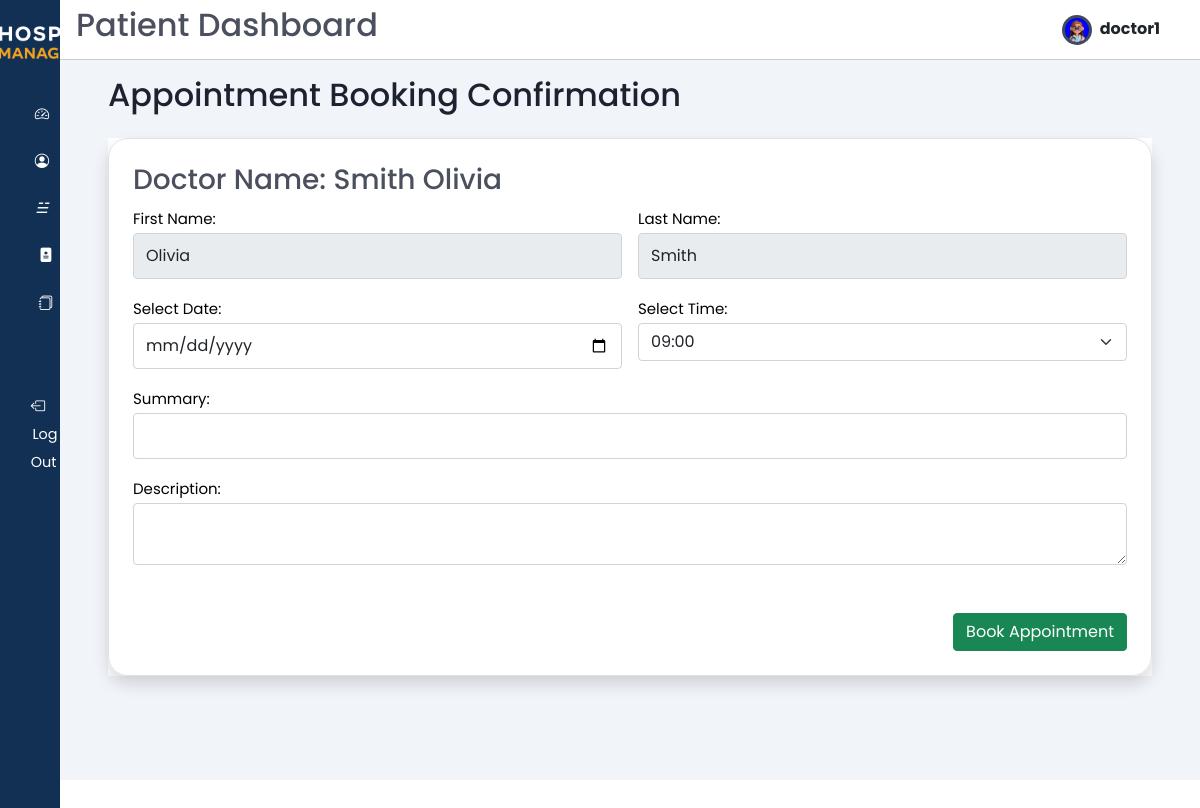
Page /patient_confirm_book/doctor1/ (signed in) on the committed database.
### users/models.py (models this page shows, shortened)
class Users(AbstractUser):
    email = models.CharField(max_length=50,unique=True)
    username = models.CharField(max_length=50, unique=True)
    password = models.CharField(max_length=200)
    first_name = models.CharField(max_length=50)
    last_name = models.CharField(max_length=50)
    gender_choices = (("Male", "Male"), ("Female", "Female"))
    gender = models.CharField(max_length=10, choices=gender_choices, default="not_known")
    birthday = models.DateField(null=True, blank=True)
    is_doctor = models.BooleanField(default=False)
    profile_avatar = models.ImageField(upload_to="users/profiles", blank=True, default="doctor/profiles/download.png")
    id_address = models.ForeignKey(Address, on_delete=models.CASCADE, null=True)
    class Meta:
      verbose_name = "User"
      verbose_name_plural = "Users"

class Doctors(models.Model):
  user = models.OneToOneField(Users, on_delete=models.CASCADE, primary_key=True)
  specialty = models.ForeignKey(Specialty,on_delete=models.CASCADE)
  bio = models.TextField()
  class Meta:
    verbose_name = "Doctor"
    verbose_name_plural = "Doctors"

### patients/views.py (the view, shortened to what this page needs)
# urls.py: path('patient_confirm_book/<str:doctor>/', patient_confirm_book, name='patient_confirm_book'),
@login_required(login_url='/login')
def patient_confirm_book(request , doctor):
  print(doctor)
  doc = Doctors.objects.get(user__username=doctor)
  if doc:
    times = Time.objects.all()
    return render(request,'patients/patient_confirm_book.html' ,{'times':times ,'doctor': doc })
  doctors = Doctors.objects.all()
  return render(request,'patients/book_appointment.html',{"doctors":doctors})

### templates/patients/patient_confirm_book.html (shortened to what this page needs)
{% extends 'patients/base.html' %}
{% load static %}
{% block page_title %} Patient Dashboard {% endblock page_title %}
{% block content %}
<main>
  <h2 class="dash-title">Appointment Booking Confirmation</h2>
  <section class="recent">
    <div class="table-div bg-white">
      <div >
        <div class="container">
          <div class="row">
            <div class="col-md-10 border p-4 shadow text-black" style="width: 100%; border-radius: 20px">
              <div class="col-12 text-black">
                <h3>Doctor Name: {{ doctor.user.last_name }} {{ doctor.user.first_name }}</h3>
              </div>
              <form method="POST" class="needs-validation" nonalidate="" autocomplete="off" enctype="multipart/form-data">
                <div class="row g-3">
                  <div class="col-md-6">
                    <label for="first-name" style="color: black">First Name:</label><br />
                    <input type="text" class="form-control" name="foname" id="first-name" value="{{ request.user.first_name }}" disabled />
                  </div>
                  <div class="col-md-6">
                    <label for="last-name" style="color: black">Last Name:</label><br />
                    <input type="text" class="form-control" id="last-name" name="loname" value="{{ request.user.last_name }}" disabled />
                  </div>
                  <div class="col-md-6">
                    <label for="dates" style="color: black">Select Date:</label><br />
                    <input type="date" class="form-control" id="dates" name="date" placeholder="Enter Date" required />
                  </div>
                  <div class="col-md-6">
                    <label for="times" style="color: black">Select Time:</label><br />
                    <select name="time" class="form-select">
                      {% for time in times %}
                      <option value="{{time.time}}">{{time.time}}</option>
                      {% endfor %}
                    </select>
                  </div>
                  <div class="col-md-12 mt-3">
                    <label for="spec" style="color: black">Summary:</label><br />
                    <input type="text" class="form-control" name="summary" id="spec" required />
                  </div>
                  <div class="col-md-12 mt-3">
                    <label for="message" style="color: black">Description:</label><br />
                    <textarea class="form-control" id="message" name="description"style="resize: vertical;"></textarea>
                  </div>
                  <div class="col-12 mt-5">
                    <button type="submit" class="btn btn-success float-end">Book Appointment</button>
                  </div>
                </div>
              </form>
            </div>
          </div>
        </div>
      </div>
    </div>
  </section>
</main>
{% endblock %}

### templates/patients/base.html (shortened to what this page needs)
{% load static %}
<!DOCTYPE HTML>
<html lang="en">
<head>
  <link  href="{% static 'css/style-appointments.css' %}" rel="stylesheet">
  <link href="{% static 'css/bootstrap.min.css' %}" rel="stylesheet"/>
  <link href="{% static 'css/base-style.css' %}" rel="stylesheet"/>
  <link rel="stylesheet" href="https://cdn.jsdelivr.net/gh/lykmapipo/themify-icons@0.1.2/css/themify-icons.css">
  <link  href="{% static 'css/style.css' %}" rel="stylesheet">
  <link  href="{% static 'css/bootstrap-icons.css' %}" rel="stylesheet">
  <link  href="{% static 'css/jquery.dataTables.min.css' %}" rel="stylesheet">
  <link  href="{% static 'css/styleblog.css' %}" rel="stylesheet">
  <link  href="{% static 'css/styleblog-responsive.css' %}" rel="stylesheet">
</head>
<body>
  <div class="sidebar">
    <div class="sidebar-header pt-4">
      <div class="text-center my-">
        <img src="{% static 'img/white-logo.png' %}" alt="logo" class="img-fluid" style="max-width: 170px;" />
      </div>
    </div>
    <div class="sidebar-menu">
      <ul>
        <li>
          <a href="{% url 'patient_dashboard' %}">
            <i class="bi bi-speedometer2 me-2"></i>
          </a>
        </li>
        <li>
          <a href="{% url 'patient_profile' %}">
            <i class="bi bi-person-circle me-2"></i>
          </a>
        </li>
        <li>
          <a href="{% url 'patient_blogs' %}">
            <i>&#9777;&nbsp;&nbsp; </i>
          </a>
        </li>
        <li>
          <a href="{% url 'book_appointment' %}">
            <i class="bi bi-file-medical-fill"></i>
          </a>
        </li>
        <li>
          <a href="{% url 'my_appointments' %}">
            <i class="bi bi-journals"></i>
          </a>
        </li>
        <br><br>
        <li>
            <a href="{% url 'logout' %}" class="logout text-dark"data-bs-toggle="tooltip" data-bs-placement="right" title="logout" >
              <i class="bi bi-box-arrow-left me-3"></i>
              <span class="d-none d-md-inline">Log Out</span>
            </a>
        </li>
      </ul>
    </div>
  </div>
  <div class="main-content">
    <header class="d-flex  align-items-center">
      <h2>{% block page_title %}{% endblock page_title %}</h2>
      <a href="{% url 'patient_profile' %}">
        <img src="{{ request.user.profile_avatar.url }}" style="width: 30px; height: 30px; border-radius: 50%; overflow: hidden; background-color: blue; display: inline-block; vertical-align: middle; border: 3px solid #424a5b;">
        <span class="fw-bold fs-6 ms-1 text-dark me-4">{{ request.user.username|safe | truncatechars:"10" }}</span>
      </a>
    </header>
    {% block content %}
    {% endblock content %}
  </body>
</html>

### static/css/base-style.css (style rules this page uses)
:root { --primary-color: #123053; --secondary-color: #EFA323; }
.main-content a { text-decoration: none !important; }

### static/css/style.css (style rules this page uses)
:root { --main-color: #424a5b; --color-dark: #1D2231; --text-grey: #8390A2; --primary-color: #123053; --secondary-color: #EFA323; }
* { font-family: 'Poppins', sans-serif; margin: 0; padding: 0; text-decoration: none; list-style-type: none; box-sizing: border-box; }
.sidebar { height: 100%; width: 240px; position: fixed; left: 0; top: 0; z-index: 100; background: var(--primary-color); color: #fff; overflow-y: auto; transition: width 500ms; }
.sidebar-header { display: flex; justify-content: space-between; align-items: center; height: 60px; padding: 0rem 1rem; }
.sidebar-menu { padding: 0rem; padding-top: 40px; }
.sidebar li { margin-bottom: 1.2rem; font-size: larger; }
.sidebar a { color: #fff !important; text-decoration: none; font-size: .9rem; }
.sidebar a span:last-child { padding-left: .1rem; }
.main-content { position: relative; margin-left: 240px; transition: margin-left 500ms; }
header { position: fixed; left: 240px; top: 0; z-index: 100; width: calc(100% - 240px); background: #fff; height: 60px; padding: 0rem 1rem; display: flex; align-items: center; justify-content: space-between; border-bottom: 1px solid #ccc; transition: left 500ms; }
main { margin-top: 60px; background: #f1f5f9; min-height: 90vh; padding: 1rem 3rem; }
.dash-title { color: var(--color-dark); margin-bottom: 1rem; }
.recent { margin-top: 3rem; margin-bottom: 3rem; }
.text-center { text-align: center; }
@media only screen and (max-width: 1200px) { .sidebar { width: 60px; z-index: 150; } }
@media only screen and (max-width: 1200px) { .sidebar .sidebar-header h3 span, .sidebar li span:last-child { display: none; } }
@media only screen and (max-width: 1200px) { .sidebar .sidebar-header, .sidebar li { display: flex; justify-content: center; } }
@media only screen and (max-width: 1200px) { .main-content { margin-left: 60px; } }
@media only screen and (max-width: 1200px) { .main-content header { left: 60px; width: calc(100% - 60px); } }
.recent { margin-top: 1.5rem; margin-bottom: 3rem; }
.table-div { display: grid; grid-template-columns: 100% 25%; grid-column-gap: 1.5rem; }

### rows in the picture
Users: user.profile_avatar (picture), user.username "doctor1", foname "Olivia", loname "Smith"
Doctors: user.last_name "Smith", user.first_name "Olivia"

### other values in the picture
form field time "09:00"
